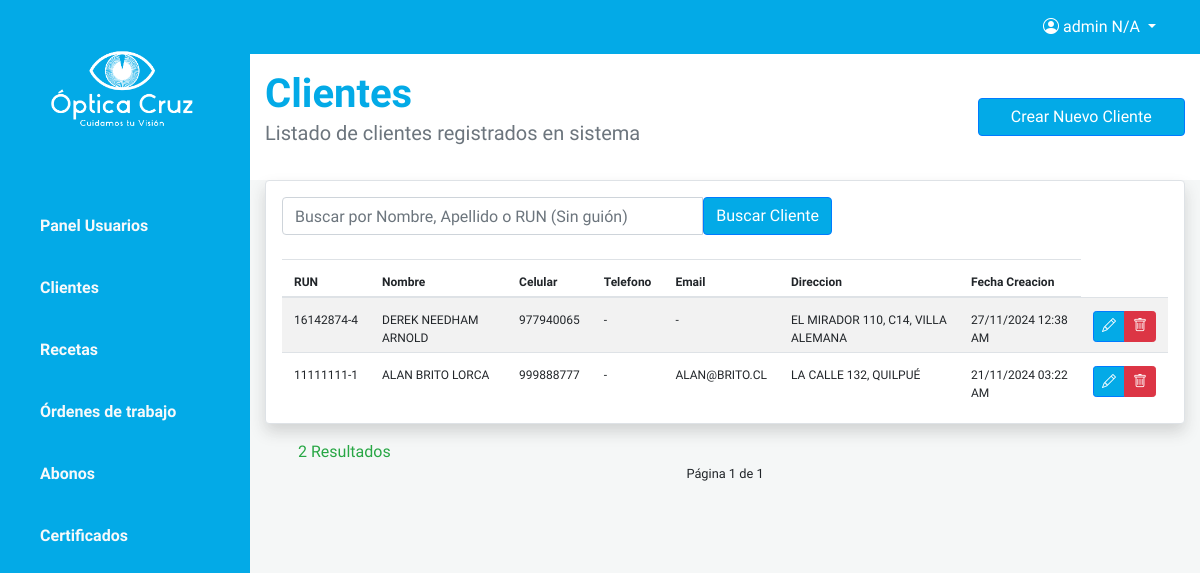
Page /cliente_list/ (signed in) on the committed database.
### optica/models.py (models this page shows, shortened)
class CustomUser(AbstractUser):
    first_name = models.CharField(max_length=30, verbose_name="Nombre")
    ap_paterno = models.CharField(max_length=30, verbose_name="Apellido Paterno")
    ap_materno = models.CharField(max_length=30, verbose_name="Apellido Materno")
    email = models.EmailField(unique=True, verbose_name="Email")
    rut = models.CharField(max_length=8, verbose_name="RUN")
    dv = models.CharField(max_length=1, verbose_name="DV")
    celular = models.CharField(max_length=9, verbose_name="Celular")
    user_type = models.PositiveSmallIntegerField(choices=[(1, 'Administrador'), (2, 'Atendedor'), (3, 'Técnico')], verbose_name="Tipo de Usuario")
    objects = CustomUserManager()

class Cliente(models.Model):
    rutCliente = models.IntegerField(primary_key=True, verbose_name="RUN Cliente")
    dvRutCliente = models.CharField(max_length=1, verbose_name="Digito")
    nombreCliente = models.CharField(max_length=20, verbose_name="Nombre")
    apPaternoCliente = models.CharField(max_length=20, verbose_name="Apellido Paterno")
    apMaternoCliente = models.CharField(max_length=20, null=True, blank=True, verbose_name="Apellido Materno")
    celularCliente = models.IntegerField(null=True, blank=True, verbose_name="Celular")
    telefonoCliente = models.IntegerField(null=True, blank=True, verbose_name="Teléfono")
    emailCliente = models.EmailField(max_length=50, null=True, blank=True, verbose_name="Correo Electrónico")
    direccionCliente = models.CharField(max_length=100, null=True, blank=True, verbose_name="Dirección")
    creacionCliente = models.DateTimeField(auto_now_add=True, verbose_name="Creado el día")

### optica/views.py (the view, shortened to what this page needs)
# urls.py: path('cliente_list/', ListarClienteView.as_view(), name='cliente_list'),
class ListarClienteView(LoginRequiredMixin, generic.ListView):
    model = Cliente
    paginate_by = 8
    ordering = ['-creacionCliente']  # Ordena por el campo 'creacionCliente' en orden descendente
    def get_queryset(self):
        q = self.request.GET.get('q')
        queryset = super().get_queryset()
        if q:
            queryset = queryset.filter(
                Q(nombreCliente__icontains=q) |
                Q(apPaternoCliente__icontains=q) |
                Q(rutCliente__icontains=q)
            )
        return queryset
    def get_context_data(self, **kwargs):
        context = super().get_context_data(**kwargs)
        context['q'] = self.request.GET.get('q', '')  # Mantener el valor de la búsqueda en el contexto
        return context

### optica/templates/optica/cliente_list.html (shortened to what this page needs)
{% extends 'optica/base.html' %}
{% load static %}
{% block content%}
<div id="content" class="bg-grey w-100">
    <section class="bg-light py-3">
        <div class="container">
            <div class="row">
                <div class="col-lg-9 col-md-8">
                    <h1 class="font-weight-bold mb-0">Clientes</h1>
                    <p class="lead text-muted">Listado de clientes registrados en sistema</p>
                </div>
                <div class="col-lg-3 col-md-4 d-flex">
                    <a href="{% url 'cliente_new' %}" class="btn btn-primary w-100 align-self-center">
                        Crear Nuevo Cliente</a>
                </div>
            </div>
        </div>
    </section>
    <div class="mt-0">
        <div class="container-fluid w-100">
            <div class="card border border-1 shadow rounded p-3 ">
                <form action="" style="max-width: 550px;">
                    <div class="input-group">
                        <input type="text" class="form-control"
                            placeholder="Buscar por Nombre, Apellido o RUN (Sin guión)" name="q"
                            value="{{ request.GET.q }}">
                        <button class="btn btn-primary">
                            Buscar Cliente
                        </button>
                    </div>
                </form>
                <br>
                <table class="table table-condensed table-striped mb-0">
                    <thead>
                        <tr>
                            <th scope="col">RUN</th>
                            <th scope="col">Nombre</th>
                            <th scope="col">Celular</th>
                            <th scope="col">Telefono</th>
                            <th scope="col">Email</th>
                            <th scope="col">Direccion</th>
                            <th scope="col">Fecha Creacion</th>
                        </tr>
                    </thead>
                    <tbody>
                        {% for cliente in object_list %}
                        <tr>
                            <td> {{cliente.rutCliente}}-{{cliente.dvRutCliente}}</td>
                            <td class="text-uppercase"> {{ cliente.nombreCliente }} {{ cliente.apPaternoCliente }}
                                {{ cliente.apMaternoCliente |default:'' }}</td>
                            <td>{{ cliente.celularCliente |default:'-' }}</td>
                            <td>{{ cliente.telefonoCliente |default:'-' }}</td>
                            <td class="text-uppercase"> {{ cliente.emailCliente |default:'-' }}
                            </td>
                            <td class="text-uppercase"> {{ cliente.direccionCliente |default:'-' }}
                            </td>
                            <td>{{ cliente.creacionCliente |date:'d/m/Y h:i A' }}</td>
                            <td>
                                <div class="btn-group btn-group-sm">
                                    <a href="{% url 'cliente_edit' cliente.pk %}" class="btn btn-primary">
                                        <i class="bi bi-pencil"></i></a>
                                    <a href="{% url 'cliente_delete' cliente.pk %}" class="btn btn-danger">
                                        <i class="bi bi-trash"></i> </a>
                                </div>
                            </td>
                        </tr>
                        {% endfor %}
                    </tbody>
                </table>
            </div>
        </div>
        <div class="text-success text-left mt-3 ml-5">
            {{ page_obj.paginator.count }} Resultado{{ page_obj.paginator.count|pluralize }}
        </div>
        <div class="d-flex justify-content-center">
            <small class="d-none d-sm-inline-block text-body">
                Página {{ page_obj.number }} de {{ page_obj.paginator.num_pages }}
            </small>
        </div>
        <div class="pagination">
        </div>
    </div>
</div>
{% endblock content %}

### optica/templates/optica/base.html (shortened to what this page needs)
{% load static %}
<!DOCTYPE html>
<html lang="es">
<head>
    <link rel="stylesheet" href="https://cdnjs.cloudflare.com/ajax/libs/toastr.js/latest/toastr.min.css">
    <link rel="stylesheet" href="https://stackpath.bootstrapcdn.com/bootstrap/4.3.1/css/bootstrap.min.css"
>
    <link rel="stylesheet" href="{% static 'bootstrap/css/styles.css' %}">
    <link href="https://unpkg.com/ionicons@4.5.10-0/dist/css/ionicons.min.css" rel="stylesheet">
    <link href="https://cdn.jsdelivr.net/npm/bootstrap-icons/font/bootstrap-icons.css" rel="stylesheet">
</head>
<body>
    <div class="d-flex" id="content-wrapper" style="min-height: 100vh;">
        <div id="sidebar-container" class="bg-primary" style="min-height: 100vh;">
            <div class="logo">
                <a href="{% url 'cliente_list' %}">
                    <img src="{% static '/images/Optica_Cruz_Blanco.png' %}" alt="Descripción de la imagen"
                        style="width: 180px; height: auto;">
                </a>
            </div>
            <div class="menu">
                <a href="{% url 'usuario_list' %}" class="d-block text-light p-3 border-0"> Panel Usuarios</a>
                <a href="{% url 'cliente_list' %}" class="d-block text-light p-3 border-0"> Clientes</a>
                <a href="{% url 'receta_list' %}" class="d-block text-light p-3 border-0"> Recetas</a>
                <a href="{% url 'ordenTrabajo_list' %}" class="d-block text-light p-3 border-0"> Órdenes de trabajo</a>
                <a href="#" class="d-block text-light p-3 border-0"> Abonos</a>
                <a href="#" class="d-block text-light p-3 border-0"> Certificados</a>
            </div>
        </div>
        <div id="content" class="w-100">
            <nav class="navbar navbar-expand-lg navbar-custom">
                <div class="container-fluid">
                    <div class="ml-auto">
                        {% if user.is_authenticated %}
                        <div class="dropdown">
                            <button class="btn btn-link dropdown-toggle text-white" type="button" id="userDropdown"
                                data-toggle="dropdown" aria-haspopup="true" aria-expanded="false">
                                <i class="bi bi-person-circle"></i> {{ user.first_name }} {{ user.ap_paterno }}
                            </button>
                        </div>
                        {% else %}
                        <a class="nav-link text-white" href="{% url 'login' %}">Iniciar sesión</a>
                        {% endif %}
                    </div>
                </div>
            </nav>
            {% block content %}{% endblock %}
        </div>
    </div>
</body>
</html>

### optica/templates/optica/base.html (style rules this page uses)
#sidebar-container { position: fixed; left: 0; top: 0; height: 100vh; width: 250px; z-index: 1050; background: #03aae7; transition: transform 0.3s ease; transform: translateX(-100%); }
#content-wrapper { margin-left: 0; transition: margin-left 0.3s ease; }
@media (min-width: 992px) { #sidebar-container { transform: translateX(0); } }
@media (min-width: 992px) { #content-wrapper { margin-left: 250px; } }
.navbar-custom { background-color: #03aae7; }

### optica/templates/optica/cliente_list.html (style rules this page uses)
.table-condensed { font-size: 12px; }
.table-condensed th, .table-condensed td { padding-top: 13px; padding-bottom: 5px; }

### rows in the picture
CustomUser: first_name "admin", ap_paterno "N/A"
Cliente: rutCliente "16142874", dvRutCliente "4", nombreCliente "DEREK", apPaternoCliente "NEEDHAM", apMaternoCliente "ARNOLD", celularCliente "977940065", telefonoCliente "-", emailCliente "-", direccionCliente "EL MIRADOR 110, C14, VILLA ALEMANA", creacionCliente "27/11/2024 12:38 AM"
Cliente: rutCliente "11111111", dvRutCliente "1", nombreCliente "ALAN", apPaternoCliente "BRITO", apMaternoCliente "LORCA", celularCliente "999888777", telefonoCliente "-", emailCliente "ALAN@BRITO.CL", direccionCliente "LA CALLE 132, QUILPUÉ", creacionCliente "21/11/2024 03:22 AM"

### other values in the picture
{{ page_obj.paginator.count }} "2"
{{ page_obj.number }} "1"
{{ page_obj.paginator.num_pages }} "1"
